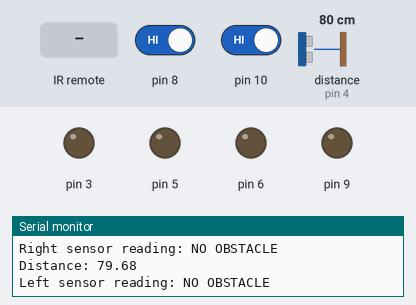
Recording of a sketch running on a simulated Arduino Uno, built with avr-gcc and run on an emulated ATmega328P. Shown: output pins drawn as LEDs (lit = HIGH), the last lines printed to the serial monitor. Wiring (inferred from the names in the program): ultrasonic range finder: trigger pin 7; echo pin 4. Dashed ring = blinking. Inputs (shaded band) come from the test bench; at power-on: pin 8 HIGH, pin 10 HIGH, distance to the obstacle (sensor on pin 4) 80 cm. The echo pulse lasts 58.3 µs per cm; pins used as bus, display or sensor lines are not drawn.

Above: at 1.2 s.
1.3 s: pin 8 driven LOW
At 1.8 s:
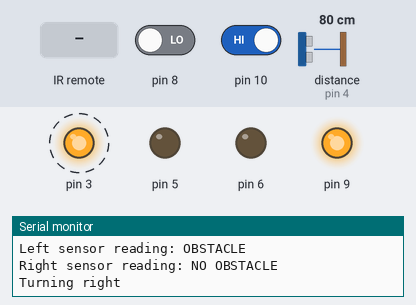
At 2.65 s:
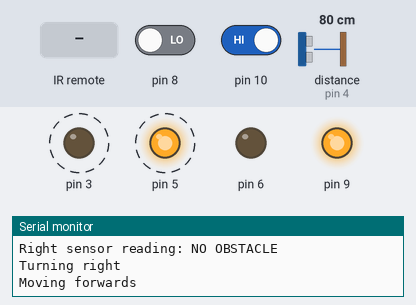
4.3 s: pin 10 driven LOW
At 5.5 s:
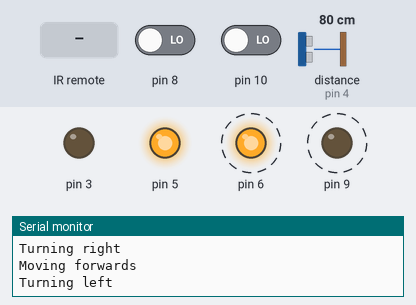
7.3 s: infrared code 0x52 received
10.3 s: infrared code 0x15 received
At 11.2 s:
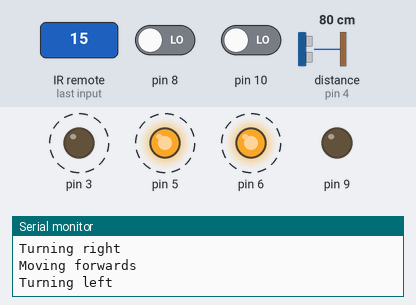
13.3 s: infrared code 0x52 received
16.3 s: distance to the obstacle (sensor on pin 4) set to 2 cm
Timing chart, 0 to 20.3 s (numbered marks = the images above; inputs shaded):
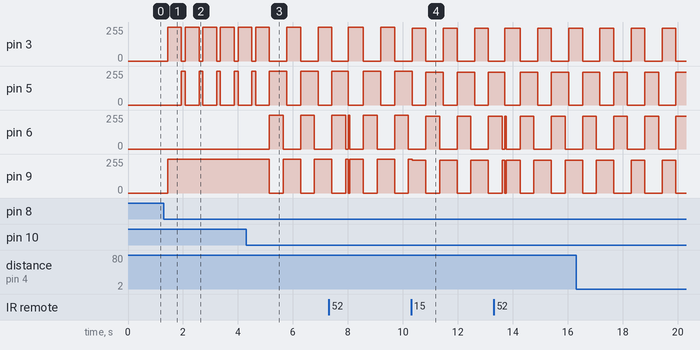

The sketch:

infrared2.ino
```cpp
#define DECODE_NEC
#define trigPin 7
#define echoPin 4

#include <IRremote.hpp>

int globalSpeed = 255;

void setup() {
  // put your setup code here, to run once:
  Serial.begin(9600);
  IrReceiver.begin(11, true);
  // Connected to motor A
  pinMode(3, OUTPUT);
  pinMode(5, OUTPUT);
  // Connected to motor B
  pinMode(6, OUTPUT);
  pinMode(9, OUTPUT);
  // Ultrasonic sensor pins
  pinMode(trigPin, OUTPUT);
  pinMode(echoPin, INPUT);
  // IR proximity sensor pins
  pinMode(8, INPUT);
  pinMode(10, INPUT);

  stop();
}

void loop() {
  // put your main code here, to run repeatedly:
  if (IrReceiver.decode()) { // If the IR receiver is receiving data, then continue
    IrReceiver.resume();
    //IrReceiver.printIRResultShort(&Serial);
    switch(IrReceiver.decodedIRData.command) {
      case 0x18:
        forwards(globalSpeed);
      break;
      case 0x1C:
        stop();
      break;
      case 0x52:
        backwards(globalSpeed);
      break;
      case 0x8:
        left(globalSpeed);
      break;
      case 0x5A:
        right(globalSpeed);
      break;
      case 0x15: // Minus
      globalSpeed = globalSpeed - 10;

      if (globalSpeed < 0)
        globalSpeed = 0;

      Serial.println(globalSpeed);
      break;
      case 0x9: // Plus
      globalSpeed = globalSpeed + 1;

      if (globalSpeed > 255)
        globalSpeed = 255;

      Serial.println(globalSpeed);
      break;
    }
  }
  // Read ultrasonic sensor
  float distance;
  readUltrasonicSensor(distance);
  // Read IR proximity sensor
  bool leftSensor, rightSensor;
  readIRPRoximitySensor(leftSensor, rightSensor);

  if(!leftSensor) {
    right(globalSpeed);
    delay(500);
    forwards(globalSpeed);
  }

  if(!rightSensor) {
    left(globalSpeed);
    delay(500);
    forwards(globalSpeed);
  }

  if(distance < 8) {
    stop();
  }

  delay(100);

}


void backwards(int speed) {
  Serial.println("Moving backwards");
  // Motor A
  analogWrite(3, speed);
  digitalWrite(5, LOW);

  // Motor B
  analogWrite(6, speed);
  digitalWrite(9, LOW);
}

void forwards(int speed) {
  Serial.println("Moving forwards");
  // Motor A
  digitalWrite(3, LOW);
  analogWrite(5, speed);

  // Motor B
  digitalWrite(6, LOW);
  analogWrite(9, speed);
}

void left(int speed) {
  Serial.println("Turning left");
  // Motor A
  digitalWrite(3, LOW);
  analogWrite(5, speed);

  // Motor B
  analogWrite(6, speed);
  digitalWrite(9, LOW);
}

void right(int speed) {
  Serial.println("Turning right");
  // Motor A
  analogWrite(3, speed);
  digitalWrite(5, LOW);

  // Motor B
  digitalWrite(6, LOW);
  analogWrite(9, speed);
}

void stop() {
  Serial.println("Stopping");
  // Motor A
  digitalWrite(3, LOW);
  digitalWrite(5, LOW);

  // Motor B
  digitalWrite(6, LOW);
  digitalWrite(9, LOW);
}

float readDistance(){
  float duration, distance;
  // Send out a pulse from the ultrasonic sensor
  digitalWrite(trigPin, LOW);
  delayMicroseconds(2);
  digitalWrite(trigPin, HIGH);
  delayMicroseconds(10);
  digitalWrite(trigPin, LOW);

  // Receiving the pulse, converting to cm
  duration = pulseIn(echoPin, HIGH);
  distance = ((duration * 0.0343) / 2);

  return distance;
}

void readUltrasonicSensor(float &distance) {
  distance = readDistance();
  Serial.print("Distance: ");
  Serial.println(distance);
}

void readIRPRoximitySensor(bool &leftSensor, bool &rightSensor) {
  leftSensor = digitalRead(8);
  rightSensor = digitalRead(10);
  Serial.print("Left sensor reading: ");
  if(leftSensor == false) {
    Serial.println("OBSTACLE");
  } else {
    Serial.println("NO OBSTACLE");
  }
  Serial.print("Right sensor reading: ");
  if(rightSensor == false) {
    Serial.println("OBSTACLE");
  } else {
    Serial.println("NO OBSTACLE");
  }
}
```

Measured:
- after the input at 1.3 s, pin 3: alternates 255/255 for 0.50 s and 0/255 for 0.14 s, starting after 0.14 s; pin 5: alternates 255/255 for 0.14 s and 0/255 for 0.50 s, starting after 0.64 s; pin 9: 0/255 → 255/255 after 0.14 s
- after the input at 4.3 s, pin 6: alternates 255/255 for 0.50 s and 0/255 for 0.64 s, starting after 0.84 s; pin 9: alternates 255/255 for 0.64 s and 0/255 for 0.50 s, starting after 0.84 s
